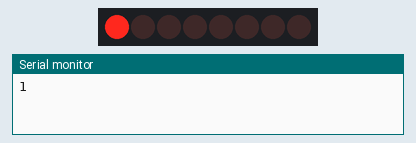
This sketch was run on a simulated Arduino Uno, built with avr-gcc and run on an emulated ATmega328P. Shown: 8 shift-register outputs drawn as a row of LEDs (first output left, lit = HIGH), the last lines printed to the serial monitor. Wiring (inferred from the names in the program): shift register (74HC595): data pin 12; shift clock pin 9; latch pin 11. Wiring (inferred from the signals the program sends): row of LEDs: on Q0, Q1, Q2, Q3, Q4, Q5, Q6, Q7.

Above: at 0.3 s.
At 5.1 s:
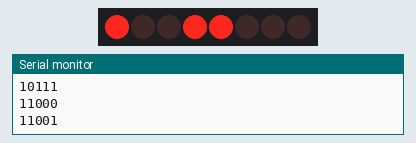
At 10.11 s:
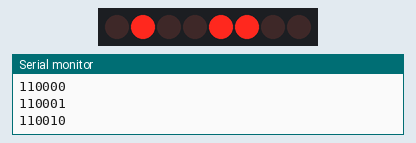
At 19.94 s:
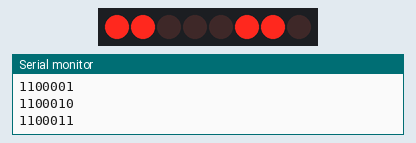
At 29.76 s:
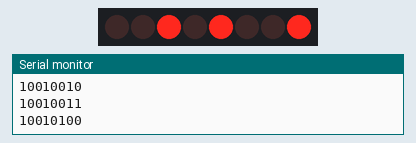
At 39.79 s:
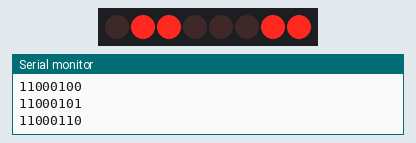
Timing chart, 0 to 40.0 s (numbered marks = the images above):
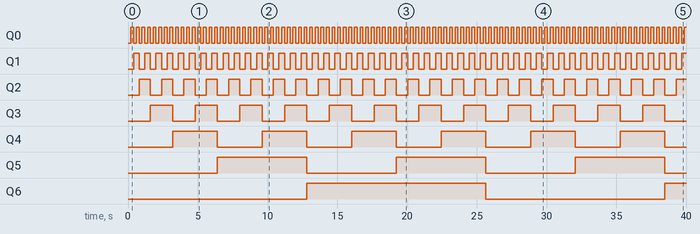

The sketch:

binarywithShiftresister.ino
```cpp
int latchPin=11;
int clockPin=9;
int dataPin=12;
int dt=200;

byte LEDs=0B00000000;


void setup() {
  // put your setup code here, to run once:
Serial.begin(9600);
pinMode(latchPin,OUTPUT);
pinMode(dataPin,OUTPUT);
pinMode(clockPin,OUTPUT);
}

void loop() {
  // put your main code here, to run repeatedly:
digitalWrite(latchPin,LOW);
shiftOut(dataPin,clockPin,MSBFIRST,LEDs);
digitalWrite(latchPin,HIGH);

delay(dt);

LEDs = LEDs + 1;

Serial.println(LEDs,BIN);

}
```

Measured:
- by itself, Q0: alternates HIGH for 0.20 s and LOW for 0.20 s
- by itself, Q1: alternates HIGH for 0.40 s and LOW for 0.40 s
- by itself, Q2: alternates HIGH for 0.80 s and LOW for 0.80 s
- by itself, Q3: alternates HIGH for 1.6 s and LOW for 1.6 s
- by itself, Q4: alternates HIGH for 3.2 s and LOW for 3.2 s
- by itself, Q5: alternates HIGH for 6.4 s and LOW for 6.4 s
- by itself, Q6: LOW → HIGH at 12.8 s, → LOW 12.8 s later, → HIGH 12.8 s later
